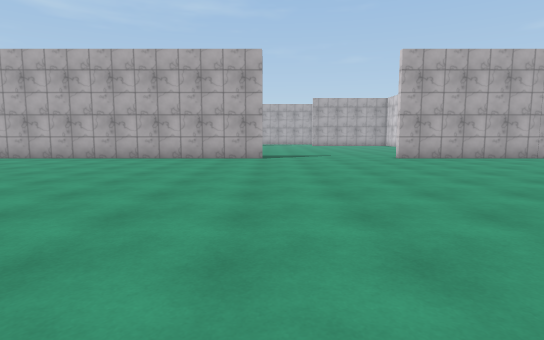
view 1 (above)

24 first-person views from a walk through a Unity game level. The camera is 1.3 m above the floor, tilts 6° down and sees 80° across. The floor is counted in squares, 2 m on a side. Each view is taken from the middle of a square. On the plan, view 1 faces up. The plan holds only what a view shows up to about 10 squares ahead; the rest is blank. The place goes on beyond the plan. The player character is not drawn. Some animated figures are not drawn. Surface patterns are stand-ins for the level's own textures.

view 2
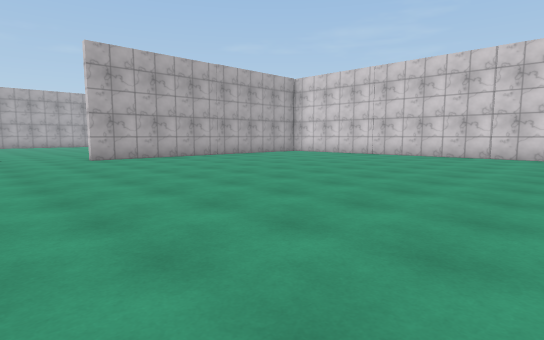

view 3
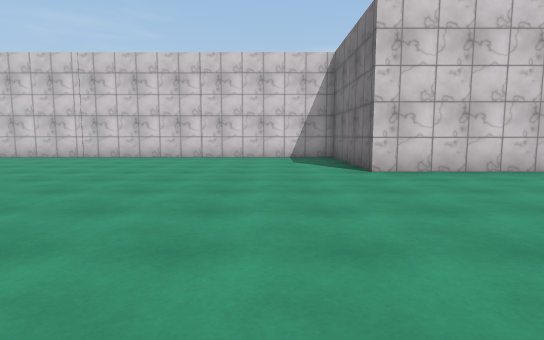

view 4
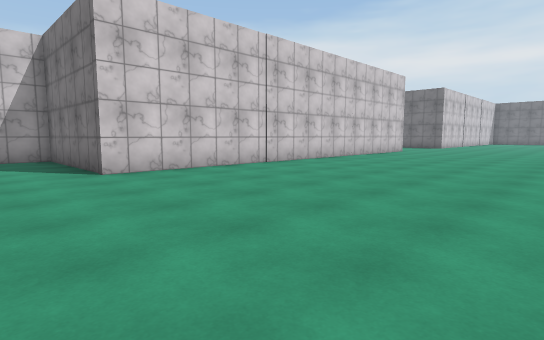

view 5
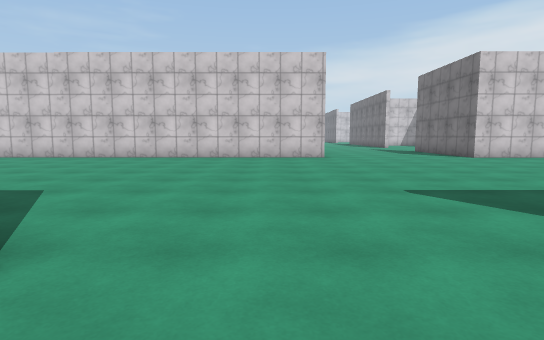

view 6
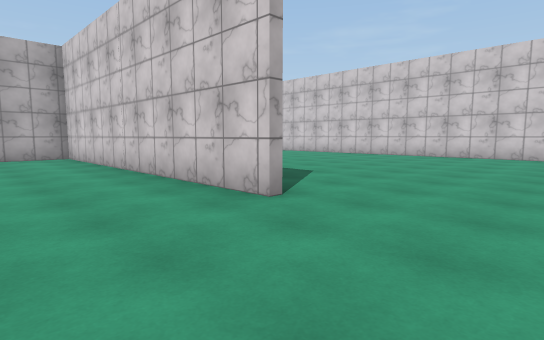

view 7
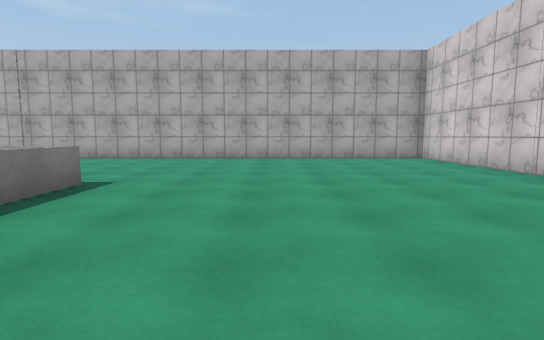

view 8
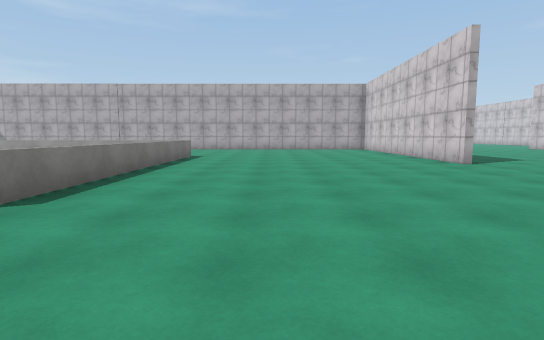

view 9
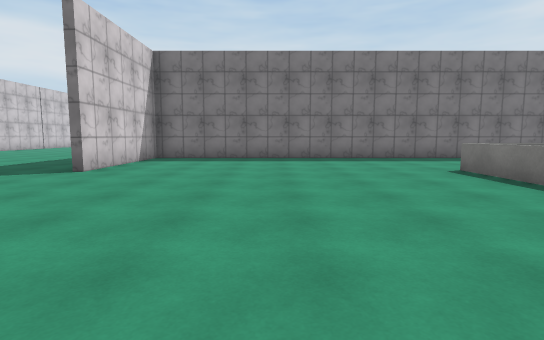

view 10
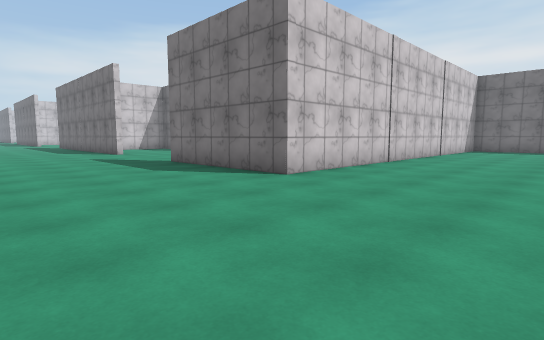

view 11
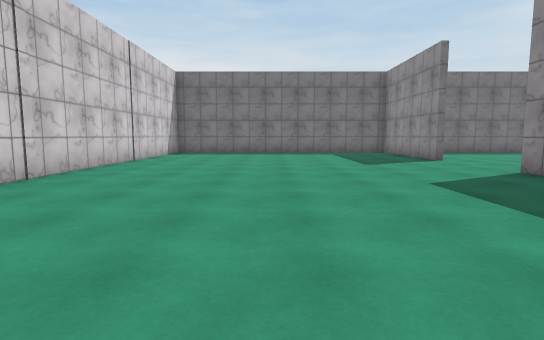

view 12
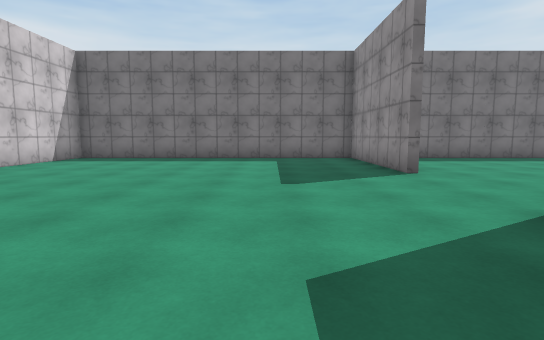

view 13
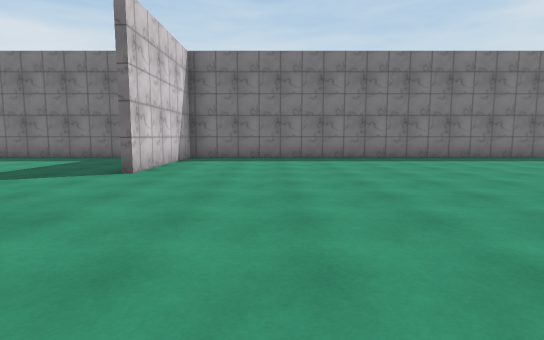

view 14
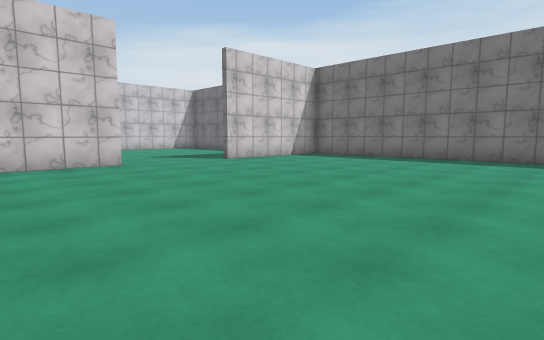

view 15
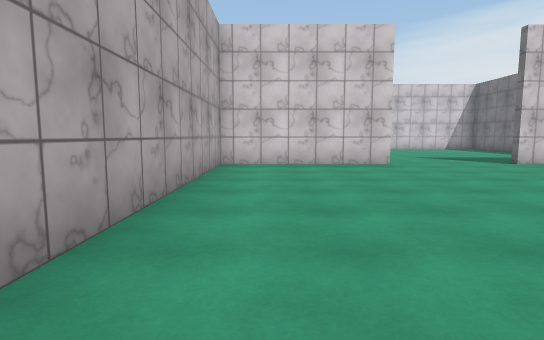

view 16
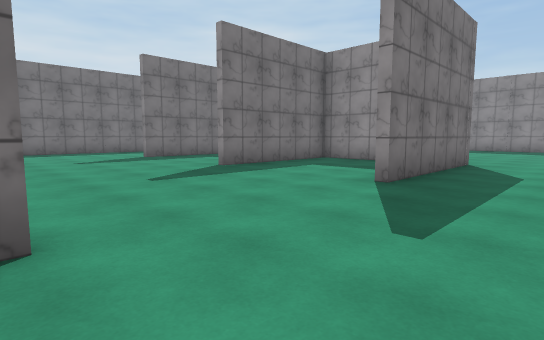

view 17
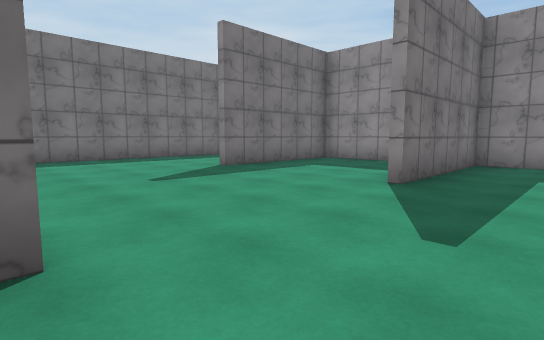

view 18
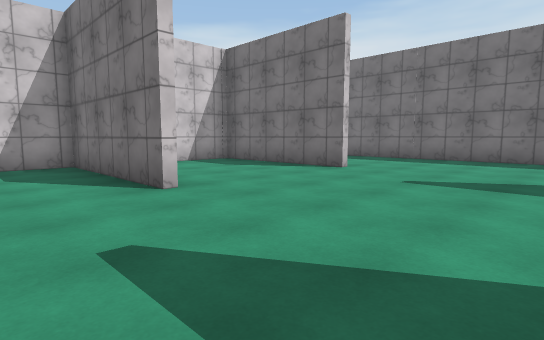

view 19
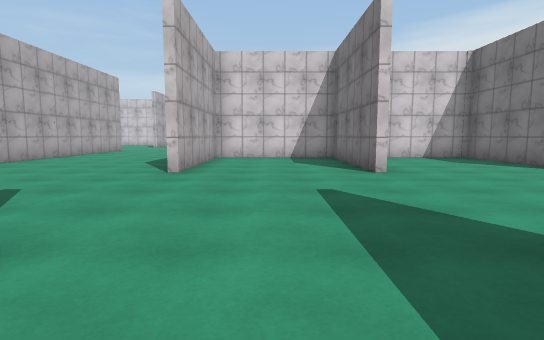

view 20
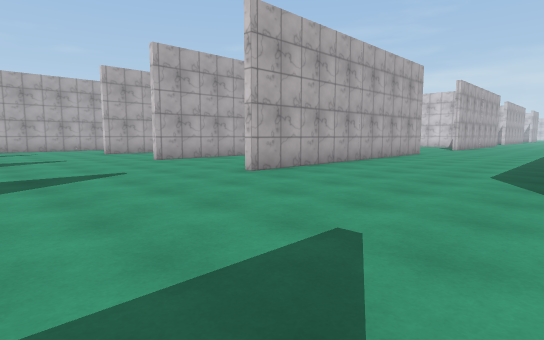

view 21
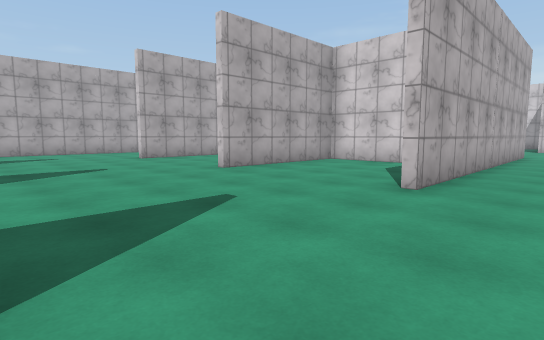

view 22
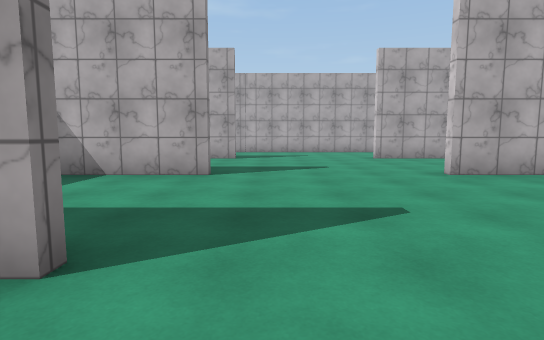

view 23
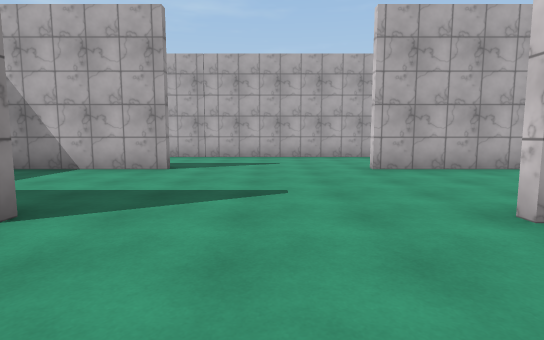

view 24
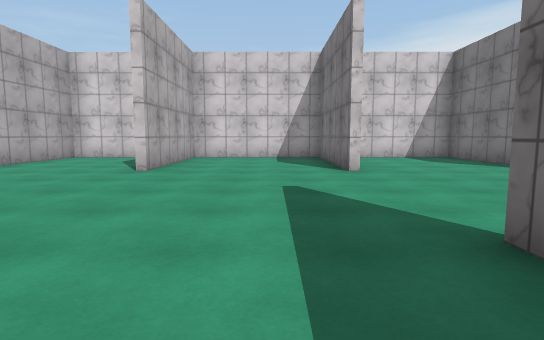

### Floor plan
Points are (right, up) in squares from view 1. A wall is a line through its corners. A room is listed if a view was taken in it or the views show most of it. See-through windows are left out.
Room 1 (views 1, 2, 3, 4, 5, 6, 7, 8, 9, 10, 11, 12, 16, 17, 18, 19, 20, 21, 22, 23, 24)
walls: (7.8, -13.6) (7.8, -1.8) (11.8, -1.8) (11.8, 8.2); (12, -9.6) (9.4, -9.6); (-0.6, -10.6) (-0.6, -2.5) (-8.5, -2.5); (12, -5.7) (8.9, -5.7); (15.9, -9.4) (19.8, -9.4) (19.8, -5.7) (15.9, -5.7); (7.9, -20.1) (7.9, -21.8) (11.8, -21.8); (-0.6, -19.1) (-0.6, -14.9); (17.1, -13.3) (19.8, -13.3) (19.8, -9.6) (15.9, -9.6); (-0.4, -22.1) (-0.4, -22.8); (7.9, -23.8) (7.9, -25.8) (11.8, -25.8); (19.8, -4) (19.8, -2) (10.8, -2); (15.6, -21.8) (19.8, -21.8) (19.8, -18.4) (15.6, -18.4); (-8.5, -18.6) (-0.5, -18.6); (-0.4, -25.6) (-0.4, -29.6) (7.8, -29.6) (7.8, -18) (11.8, -18); (24.1, -13.5) (15.9, -13.5); (15.6, -25.8) (19.8, -25.8) (19.8, -23.4); (7.9, 9.4) (3.6, 9.4); (11.1, -29.4) (16.9, -29.4); (-0.2, 9.4) (-7.9, 9.4)
low walls: (-7.6, -7.6) (-7.6, -15.2)
ways out: opening at (-0.3, -24) to room 2; gap at (24, -13)
Room 2 (views 13, 14, 15)
walls: (-0.6, -22.8) (-0.6, -19.1); (-8.5, -29.6) (-0.6, -29.6) (-0.6, -25.6); (-0.5, -18.8) (-6.8, -18.8)
ways out: opening at (-0.3, -24) to room 1

Where each view was taken, in squares from view 1:
view 1: 0 up, 0 right, facing up
view 2: 0 up, 1 right, facing up-right
view 3: 0 up, 2 right, facing right
view 4: 0 up, 2 right, facing down-right
view 5: 12 down, 2 left, facing right
view 6: 13 down, 3 left, facing up-right
view 7: 12 down, 5 left, facing up
view 8: 18 down, 5 left, facing up
view 9: 9 down, 4 left, facing down
view 10: 14 down, 4 right, facing down-right
view 11: 17 down, 4 right, facing down
view 12: 20 down, 2 right, facing down
view 13: 20 down, 3 left, facing down
view 14: 20 down, 8 left, facing down-right
view 15: 20 down, 8 left, facing right
view 16: 16 down, 16 right, facing down-left
view 17: 20 down, 16 right, facing down-left
view 18: 20 down, 12 right, facing down-right
view 19: 20 down, 10 right, facing right
view 20: 18 down, 12 right, facing up-right
view 21: 15 down, 12 right, facing up-right
view 22: 15 down, 13 right, facing up
view 23: 12 down, 14 right, facing up
view 24: 8 down, 10 right, facing right
